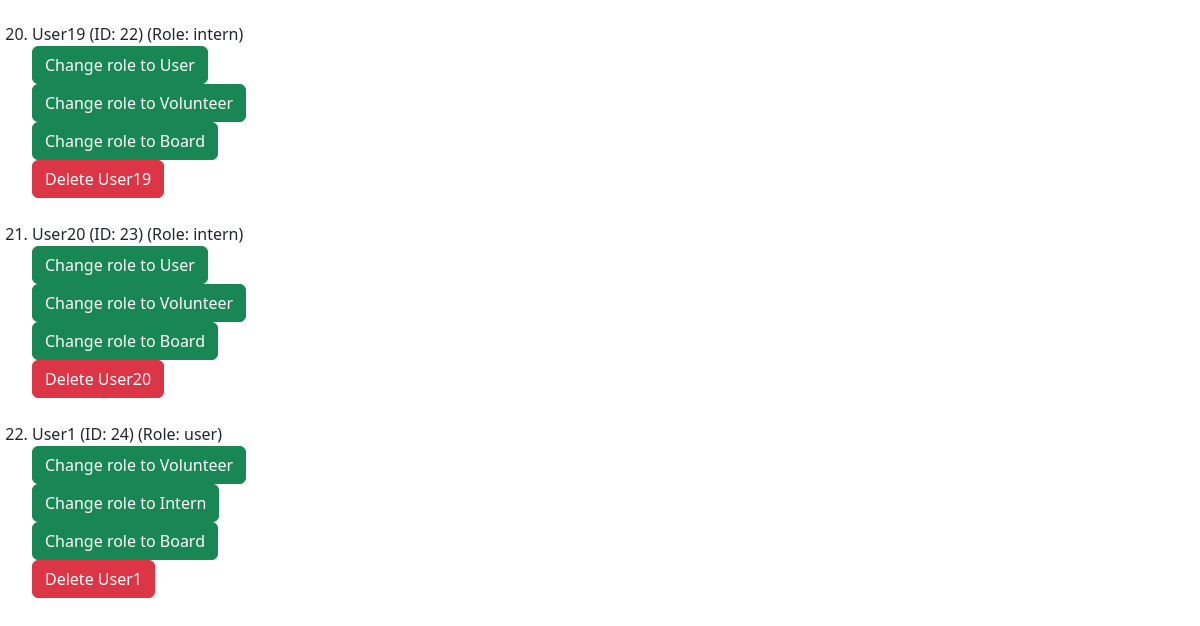
Page /admin/dashboard (signed in, lower part) on the earlier database version.
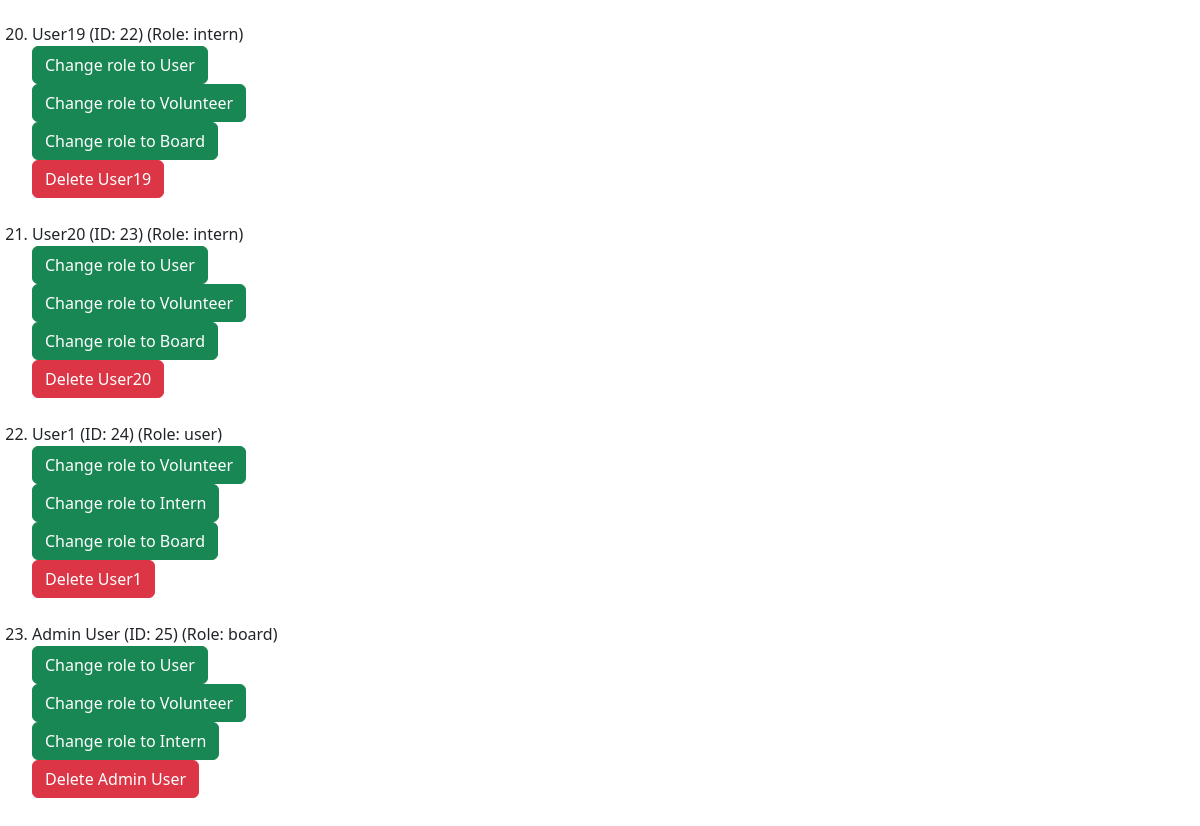
Same page on the later database version.
### project/models.py (models this page shows, shortened)
class User(db.Model, UserMixin):
    __tablename__ = 'users'
    id: Mapped[int] = mapped_column(primary_key=True)
    name: Mapped[str] = mapped_column()
    email: Mapped[str] = mapped_column(unique=True)
    password_hash: Mapped[str] = mapped_column(db.String(128))
    role: Mapped[str] = mapped_column(default="user")  # "user", "volunteer", " intern", "board"
    hours: Mapped[List["Hours"]] = relationship("Hours", back_populates="user", cascade="all, delete-orphan")
    documents: Mapped[List["Document"]] = relationship("Document", back_populates="user", cascade="all, delete-orphan")

### app.py (the view)
@app.route("/admin/dashboard")
@login_required
@permission_required('admin')
def admin_dashboard():
    user = User.query.all()  # Get all users
    return render_template("admin_home.html", user = user)

### project/models.py (called while the page is built)
@login_manager.user_loader
def load_user(user_id):
    return User.query.get(user_id)

### project/templates/admin_home.html (shortened to what this page needs)
{% extends "base.html" %}
{% block content %}
  {% if user %}
    <ol>
      {% for user in user %}
      <li>
        {{ user.name }}
        <span class="id">(ID: {{ user.id }})</span>
        <span class="role">(Role: {{ user.role }})</span>
        {% if user.role != "admin" %}
            {% for role_choice in ['user', 'volunteer', 'intern', 'board'] %}
            {% if (user.role != role_choice) %}
                <form action="{{ url_for('upgrade_user') }}" method="post">
                <button type="submit" class="btn btn-success">Change role to {{ role_choice|capitalize }}</button>
                </form>
            {% endif %}
            {% endfor %}
            <form action="{{ url_for('delete_user') }}" method="post">
                <button type="submit" class="btn btn-danger">Delete {{ user.name }}</button>
            </form>
            <br>
        </li>
        {% endif %}
      {% endfor %}
  {% else %}
      <li class="empty">No users added yet.</li>
  {% endif %}
    </ol>
{% endblock %}

### project/templates/base.html (shortened to what this page needs)
<!DOCTYPE html>
<html>
  <head>
    <link href="https://cdn.jsdelivr.net/npm/bootstrap@5.3.8/dist/css/bootstrap.min.css" rel="stylesheet">
  </head>
  <body>
    {% block content %}
    {% endblock %}
  </body>
</html>

Differences in the rows shown:
added User: name "Admin User", id "25", role "board", role_choice "User" "Volunteer" "Intern"
